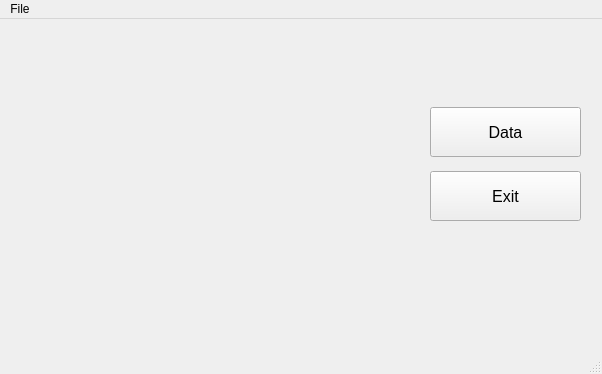
<?xml version="1.0" encoding="UTF-8"?>
<ui version="4.0">
 <class>MainWindow</class>
 <widget class="QMainWindow" name="MainWindow">
  <property name="geometry">
   <rect>
    <x>0</x>
    <y>0</y>
    <width>602</width>
    <height>374</height>
   </rect>
  </property>
  <property name="minimumSize">
   <size>
    <width>0</width>
    <height>0</height>
   </size>
  </property>
  <property name="windowTitle">
   <string>MainWindow</string>
  </property>
  <widget class="QWidget" name="centralwidget">
   <widget class="QWidget" name="verticalLayoutWidget">
    <property name="geometry">
     <rect>
      <x>430</x>
      <y>80</y>
      <width>151</width>
      <height>131</height>
     </rect>
    </property>
    <layout class="QVBoxLayout" name="verticalLayout">
     <item>
      <widget class="QPushButton" name="btn_data">
       <property name="maximumSize">
        <size>
         <width>16777215</width>
         <height>50</height>
        </size>
       </property>
       <property name="font">
        <font>
         <pointsize>12</pointsize>
        </font>
       </property>
       <property name="text">
        <string>Data</string>
       </property>
      </widget>
     </item>
     <item>
      <widget class="QPushButton" name="btn_exit">
       <property name="maximumSize">
        <size>
         <width>16777215</width>
         <height>50</height>
        </size>
       </property>
       <property name="font">
        <font>
         <pointsize>12</pointsize>
        </font>
       </property>
       <property name="text">
        <string>Exit</string>
       </property>
      </widget>
     </item>
    </layout>
   </widget>
  </widget>
  <widget class="QMenuBar" name="menubar">
   <property name="geometry">
    <rect>
     <x>0</x>
     <y>0</y>
     <width>602</width>
     <height>21</height>
    </rect>
   </property>
   <widget class="QMenu" name="menuFile">
    <property name="title">
     <string>File</string>
    </property>
    <addaction name="actionExport_to_pdf"/>
    <addaction name="actionExport_to_excel"/>
   </widget>
   <addaction name="menuFile"/>
  </widget>
  <widget class="QStatusBar" name="statusbar"/>
  <action name="actionExport_to_pdf">
   <property name="text">
    <string>Export to pdf</string>
   </property>
  </action>
  <action name="actionExport_to_excel">
   <property name="text">
    <string>Export to excel</string>
   </property>
  </action>
 </widget>
 <resources/>
 <connections/>
</ui>
